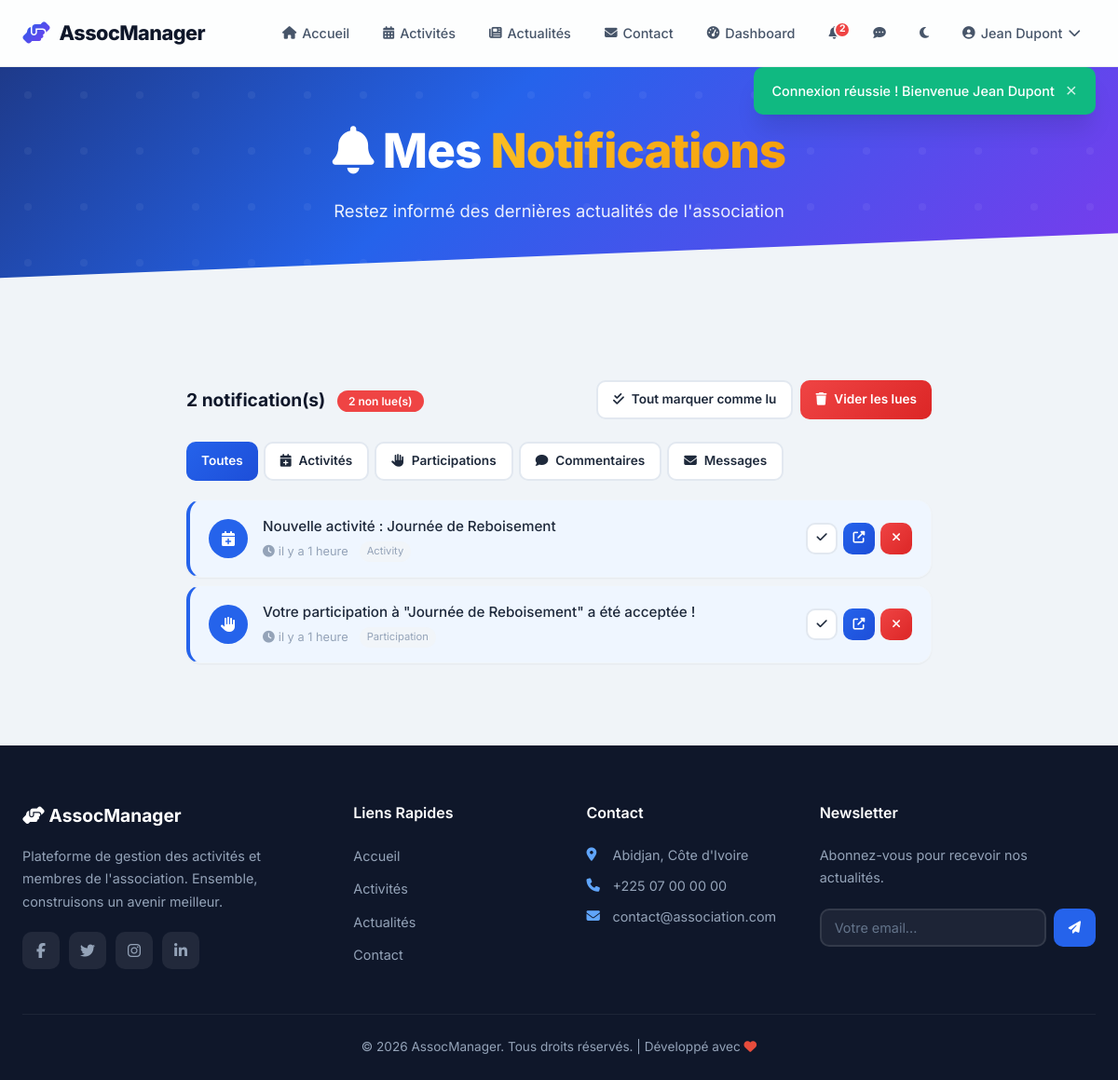
The app's page /user/notifications.php (signed in) with its own data.
### tables this page shows
CREATE TABLE IF NOT EXISTS users (
    id INT AUTO_INCREMENT PRIMARY KEY,
    username VARCHAR(50) NOT NULL UNIQUE,
    email VARCHAR(100) NOT NULL UNIQUE,
    password VARCHAR(255) NOT NULL,
    full_name VARCHAR(100) NOT NULL,
    phone VARCHAR(20) DEFAULT NULL,
    bio TEXT DEFAULT NULL,
    avatar VARCHAR(255) DEFAULT 'default.png',
    role ENUM('admin', 'user') DEFAULT 'user',
    is_active TINYINT(1) DEFAULT 1,
    created_at DATETIME DEFAULT CURRENT_TIMESTAMP,
    updated_at DATETIME DEFAULT CURRENT_TIMESTAMP ON UPDATE CURRENT_TIMESTAMP
);

CREATE TABLE IF NOT EXISTS notifications (
    id INT AUTO_INCREMENT PRIMARY KEY,
    user_id INT NOT NULL,
    type VARCHAR(50) DEFAULT 'general',
    message VARCHAR(500) NOT NULL,
    link VARCHAR(255) DEFAULT NULL,
    is_read TINYINT(1) DEFAULT 0,
    created_at DATETIME DEFAULT CURRENT_TIMESTAMP,
    FOREIGN KEY (user_id) REFERENCES users(id) ON DELETE CASCADE
);

### user/notifications.php (the view, shortened to what this page needs)
<?php
require_once __DIR__ . '/../config/database.php';
require_once __DIR__ . '/../includes/auth.php';
$typeFilter = $_GET['type'] ?? '';
$filterWhere = '';
$filterParams = [$_SESSION['user_id']];
$perPage = 15;
$page = max(1, (int)($_GET['page'] ?? 1));
$total = $pdo->prepare("SELECT COUNT(*) as c FROM notifications WHERE user_id = ?" . $filterWhere);
$total->execute($filterParams);
$totalCount = $total->fetch()['c'];
$offset = ($page - 1) * $perPage;
$stmt = $pdo->prepare("SELECT * FROM notifications WHERE user_id = ?" . $filterWhere . " ORDER BY created_at DESC LIMIT $perPage OFFSET $offset");
$stmt->execute($filterParams);
$notifications = $stmt->fetchAll();
$unreadCount = getUnreadNotifCount();
require_once __DIR__ . '/../includes/header.php';
?>
<section class="hero" style="padding:60px 24px 50px;">
    <div class="hero-content">
        <h1><i class="fas fa-bell"></i> Mes <span>Notifications</span></h1>
        <p>Restez informé des dernières actualités de l'association</p>
    </div>
</section>
<section class="section">
    <div class="container" style="max-width:800px;">
        <div class="notif-header-bar">
            <h3><?php echo $totalCount; ?> notification(s) <?php if ($unreadCount > 0): ?><span class="header-badge"><?php echo $unreadCount; ?> non lue(s)</span><?php endif; ?></h3>
            <div style="display:flex;gap:8px;flex-wrap:wrap;">
                <?php if ($unreadCount > 0): ?>
                    <a href="?readall=1" class="btn btn-sm btn-secondary"><i class="fas fa-check-double"></i> Tout marquer comme lu</a>
                <?php endif; ?>
                <a href="?clearread=1" class="btn btn-sm btn-danger" onclick="return confirm('Supprimer les notifications lues ?')"><i class="fas fa-trash"></i> Vider les lues</a>
            </div>
        </div>
        <div style="display:flex;gap:6px;margin-bottom:20px;flex-wrap:wrap;">
            <a href="?type=" class="btn <?php echo !$typeFilter ? 'btn-primary' : 'btn-secondary'; ?> btn-sm">Toutes</a>
            <a href="?type=activity" class="btn <?php echo $typeFilter === 'activity' ? 'btn-primary' : 'btn-secondary'; ?> btn-sm"><i class="fas fa-calendar-plus"></i> Activités</a>
            <a href="?type=participation" class="btn <?php echo $typeFilter === 'participation' ? 'btn-primary' : 'btn-secondary'; ?> btn-sm"><i class="fas fa-hand-paper"></i> Participations</a>
            <a href="?type=comment" class="btn <?php echo $typeFilter === 'comment' ? 'btn-primary' : 'btn-secondary'; ?> btn-sm"><i class="fas fa-comment"></i> Commentaires</a>
            <a href="?type=message" class="btn <?php echo $typeFilter === 'message' ? 'btn-primary' : 'btn-secondary'; ?> btn-sm"><i class="fas fa-envelope"></i> Messages</a>
        </div>
        <div class="notif-list">
            <?php foreach ($notifications as $notif): ?>
            <div class="notif-item <?php echo !$notif['is_read'] ? 'notif-unread' : ''; ?>">
                <div class="notif-icon-wrap <?php echo !$notif['is_read'] ? '' : 'notif-icon-read'; ?>">
                    <i class="fas <?php echo getNotifIcon($notif['type'] ?? 'general'); ?>"></i>
                </div>
                <div class="notif-body">
                    <p class="notif-message"><?php echo e($notif['message']); ?></p>
                    <div class="notif-meta-bar">
                        <span class="notif-time"><i class="fas fa-clock"></i> <?php echo timeAgo($notif['created_at']); ?></span>
                        <?php if ($notif['type']): ?>
                            <span class="notif-type-badge"><?php echo e(ucfirst($notif['type'])); ?></span>
                        <?php endif; ?>
                    </div>
                </div>
                <div class="notif-actions">
                    <?php if (!$notif['is_read']): ?>
                        <a href="?read=<?php echo $notif['id']; ?>" class="btn btn-icon btn-secondary" title="Marquer comme lu"><i class="fas fa-check"></i></a>
                    <?php endif; ?>
                    <?php if ($notif['link']): ?>
                        <a href="<?php echo BASE_URL . e($notif['link']); ?>" class="btn btn-icon btn-primary" title="Voir"><i class="fas fa-external-link-alt"></i></a>
                    <?php endif; ?>
                    <a href="?delete=<?php echo $notif['id']; ?>" class="btn btn-icon btn-danger" title="Supprimer"><i class="fas fa-times"></i></a>
                </div>
            </div>
            <?php endforeach; ?>
        </div>
    </div>
</section>
<?php require_once __DIR__ . '/../includes/footer.php'; ?>

### includes/header.php (shortened to what this page needs)
<?php
require_once __DIR__ . '/auth.php';
$currentUser = getCurrentUser();
$currentPage = basename($_SERVER['PHP_SELF'], '.php');
$unreadNotifs = getUnreadNotifCount();
$pendingParticipations = getPendingParticipationsCount();
?>
<!DOCTYPE html>
<html lang="fr">
<head>
    <link rel="stylesheet" href="https://cdnjs.cloudflare.com/ajax/libs/font-awesome/6.5.1/css/all.min.css">
    <link rel="stylesheet" href="<?php echo BASE_URL; ?>/assets/css/style.css">
</head>
<body>
    <nav class="navbar" id="navbar">
        <div class="nav-container">
            <a href="<?php echo BASE_URL; ?>/index.php" class="nav-brand">
                <i class="fas fa-hands-helping"></i>
                <span>AssocManager</span>
            </a>
            <ul class="nav-menu" id="navMenu">
                <li><a href="<?php echo BASE_URL; ?>/index.php" class="nav-link <?php echo $currentPage === 'index' ? 'active' : ''; ?>">
                    <i class="fas fa-home"></i> Accueil
                </a></li>
                <li><a href="<?php echo BASE_URL; ?>/user/activities.php" class="nav-link">
                    <i class="fas fa-calendar-alt"></i> Activités
                </a></li>
                <li><a href="<?php echo BASE_URL; ?>/index.php#posts" class="nav-link">
                    <i class="fas fa-newspaper"></i> Actualités
                </a></li>
                <li><a href="<?php echo BASE_URL; ?>/index.php#contact" class="nav-link">
                    <i class="fas fa-envelope"></i> Contact
                </a></li>
                <?php if (isLoggedIn()): ?>
                    <?php if (isAdmin()): ?>
                        <li><a href="<?php echo BASE_URL; ?>/admin/dashboard.php" class="nav-link <?php echo strpos($_SERVER['PHP_SELF'], '/admin/') !== false ? 'active' : ''; ?>">
                            <i class="fas fa-tachometer-alt"></i> Dashboard
                            <?php if ($pendingParticipations > 0): ?><span class="dropdown-badge"><?php echo $pendingParticipations; ?></span><?php endif; ?>
                        </a></li>
                    <?php else: ?>
                        <li><a href="<?php echo BASE_URL; ?>/user/dashboard.php" class="nav-link <?php echo $currentPage === 'dashboard' ? 'active' : ''; ?>">
                            <i class="fas fa-tachometer-alt"></i> Dashboard
                        </a></li>
                    <?php endif; ?>
                    <li class="nav-notif-wrapper">
                        <a href="<?php echo BASE_URL; ?>/user/notifications.php" class="nav-link nav-notif-link" title="Notifications">
                            <?php if ($unreadNotifs > 0): ?>
                                <span class="notif-badge"><?php echo $unreadNotifs > 9 ? '9+' : $unreadNotifs; ?></span>
                            <?php endif; ?>
                        </a>
                    </li>
                    <li class="nav-notif-wrapper">
                        <a href="<?php echo BASE_URL; ?>/user/messages.php" class="nav-link nav-notif-link" title="Messages">
                            <i class="fas fa-comment-dots"></i>
                        </a>
                    </li>
                    <li>
                        <button class="nav-link dark-mode-toggle" id="darkModeToggle" title="Mode sombre" type="button">
                            <i class="fas fa-moon" id="darkModeIcon"></i>
                        </button>
                    </li>
                    <li class="nav-user-menu">
                        <a href="#" class="nav-link nav-user-link">
                            <?php if ($currentUser && $currentUser['avatar'] && $currentUser['avatar'] !== 'default.png'): ?>
                                <img src="<?php echo BASE_URL . '/assets/images/' . e($currentUser['avatar']); ?>" alt="Avatar" class="nav-avatar-img">
                            <?php else: ?>
                                <i class="fas fa-user-circle"></i>
                            <?php endif; ?>
                            <?php echo e($currentUser['full_name'] ?? 'Utilisateur'); ?>
                            <i class="fas fa-chevron-down"></i>
                        </a>
                    </li>
                <?php endif; ?>
            </ul>
        </div>
    </nav>
    <div class="flash-container">
    </div>
    <main class="main-content">

### records on screen
users: full_name "Jean Dupont"
notifications: message "Nouvelle activité : Journée de Reboisement", timeAgo($notif['created_at']) "il y a 1 heure", type "Activity"
notifications: message "Votre participation à \"Journée de Reboisement\" a été acceptée !", created_at "il y a 1 heure", type "Participation"

### other values on screen
$unreadNotifs "2"
$flash['message'] "Connexion réussie ! Bienvenue Jean Dupont"
$totalCount "2"
$unreadCount "2"
